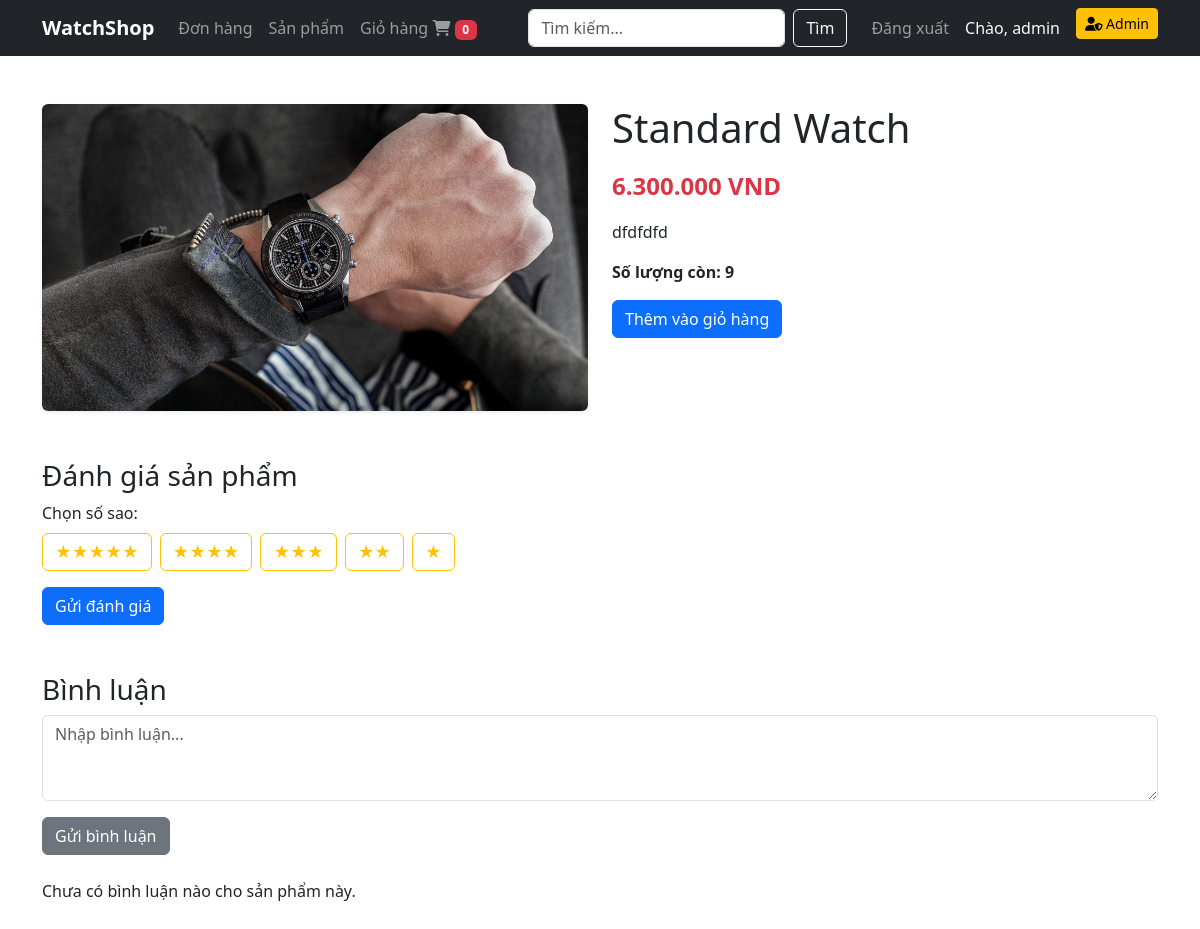
Page /index.php?action=productDetails&id=31 (signed in) on the earlier database version.
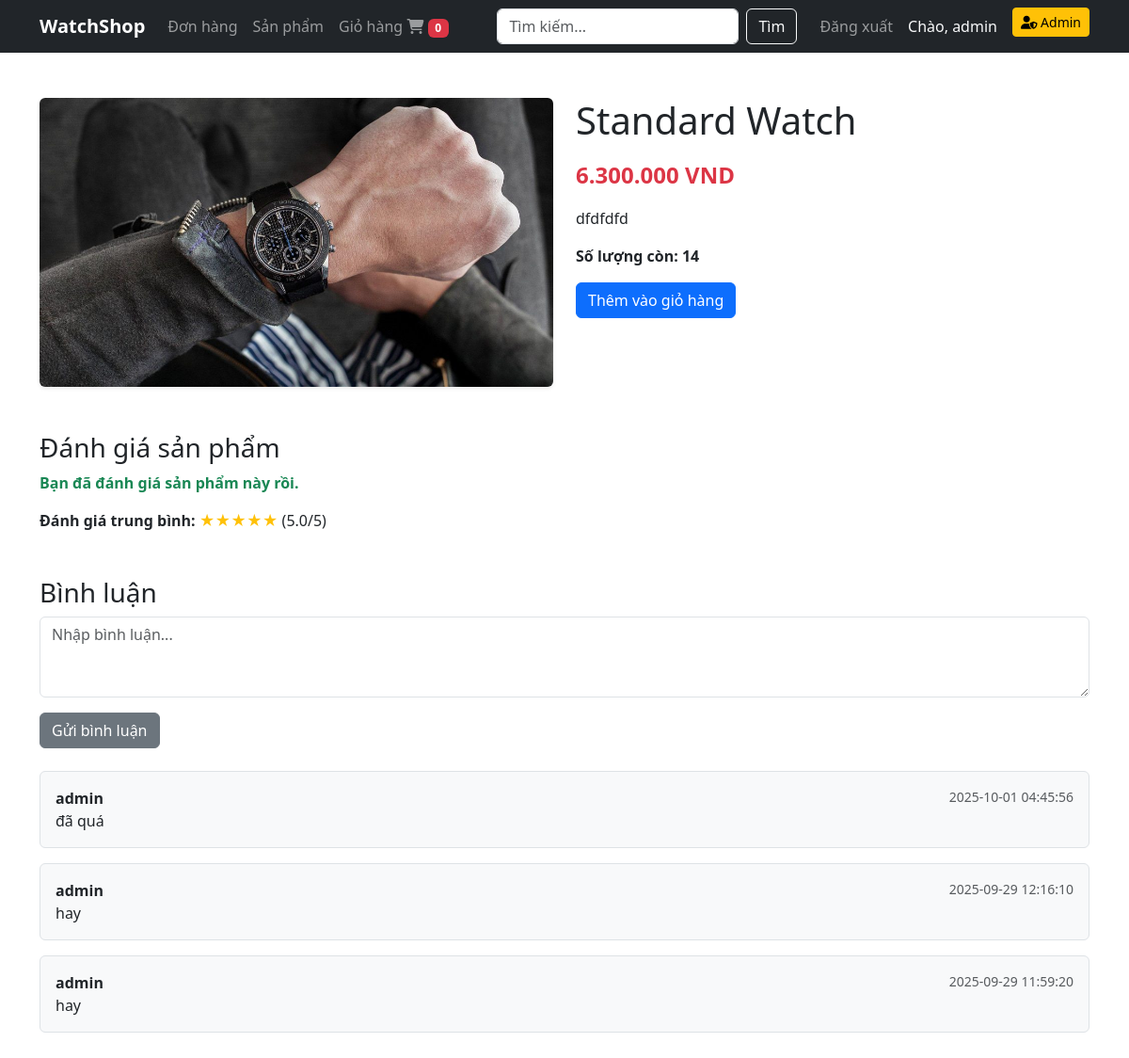
Same page on the later database version.
### tables this page shows
CREATE TABLE `products` (
  `id` int(11) NOT NULL,
  `name` varchar(255) NOT NULL,
  `description` text DEFAULT NULL,
  `image` varchar(255) DEFAULT NULL,
  `price` decimal(10,2) DEFAULT 0.00,
  `stock` int(11) NOT NULL,
  `category_id` int(11) NOT NULL,
  `created_at` timestamp NOT NULL DEFAULT current_timestamp(),
  `updated_at` timestamp NOT NULL DEFAULT current_timestamp() ON UPDATE current_timestamp()
);

CREATE TABLE `comments` (
  `id` int(11) NOT NULL,
  `product_id` int(11) NOT NULL,
  `user_id` int(11) NOT NULL,
  `comment_text` text NOT NULL,
  `created_at` timestamp NULL DEFAULT current_timestamp()
);

CREATE TABLE `users` (
  `id` int(11) NOT NULL,
  `fullname` varchar(32) NOT NULL,
  `username` varchar(50) NOT NULL,
  `password` varchar(255) NOT NULL,
  `email` varchar(100) NOT NULL,
  `phone` varchar(15) NOT NULL,
  `role` enum('admin','user') NOT NULL DEFAULT 'user',
  `level` enum('Diamond','Gold','Silver','Common') NOT NULL DEFAULT 'Common',
  `created_at` timestamp NOT NULL DEFAULT current_timestamp(),
  `updated_at` timestamp NOT NULL DEFAULT current_timestamp() ON UPDATE current_timestamp()
);

### controller/site/ProductController.php (called while the page is built, shortened)
<?php
require_once __DIR__ . "/../../model/Product.php";
require_once __DIR__ . "/../../model/Rating.php";
require_once __DIR__ . "/../../model/Comments.php";
class ProductController {
    private Product $productModel;
    private Rating $ratingModel;
    private Comments $commentsModel;
    public function __construct(Product $productModel, Rating $ratingModel, Comments $commentsModel) {
        $this->productModel = $productModel;
        $this->ratingModel = $ratingModel;
        $this->commentsModel = $commentsModel;
    }
    public function productDetails()
    {
        $user_id = $_SESSION['user']['id'];
        $id = $_GET['id'] ?? null;
        $product = $this->productModel->getProductById($id);
        $comments = $this->commentsModel->getComments($id);
        $averageRating = $this->ratingModel->getAverageRating($id);
        $isRating = $this->ratingModel->checkRating($id,$user_id);
        include __DIR__ . "/../../view/site/product-details.php";
    }
}

### model/Cart.php (called while the page is built, shortened)
<?php
class Cart{
    private $pdo;
    public function __construct($pdo) {
        $this->pdo = $pdo;
    }
    public function getTotalItems($userId) {
        $stmt = $this->pdo->prepare("SELECT SUM(quantity) AS total_items FROM cart_items WHERE user_id = ?");
        $stmt->execute([$userId]);
        return $stmt->fetch(PDO::FETCH_ASSOC)['total_items'] ?? 0;
    }
}
?>

### model/Product.php (called while the page is built, shortened)
<?php
class Product {
    private $pdo;
    public function __construct($pdo) {
        $this->pdo = $pdo;
    }
    public function getProductById(int $id): ?array {
        $stmt = $this->pdo->prepare("SELECT * FROM products WHERE id = :id");
        $stmt->execute(['id' => $id]);
        $product = $stmt->fetch(PDO::FETCH_ASSOC);
        return $product ?: null;
    }
}

### model/Rating.php (called while the page is built, shortened)
<?php
class Rating
{
    private $pdo;
    public function __construct($pdo) {
        $this->pdo = $pdo;
    }
    public function getAverageRating($product_id) {
        $stmt = $this->pdo->prepare("SELECT AVG(rating) as avg_rating FROM rating WHERE product_id = ?");
        $stmt->execute([$product_id]);
        return $stmt->fetchColumn();
    }
    public function checkRating($product_id,$user_id):bool {
        $stmt = $this->pdo->prepare("SELECT 1 FROM rating WHERE product_id = ? AND user_id = ?");
        $stmt->execute([$product_id, $user_id]);
        return (bool) $stmt->fetch();
    }
}
?>

### model/Comments.php (called while the page is built, shortened)
<?php
class Comments {
    private $pdo;
    public function __construct(PDO $pdo) {
        $this->pdo = $pdo;
    }
    public function getComments(int $id):array{
        $stmt = $this->pdo->prepare("SELECT c.*, u.username  FROM comments c JOIN users u ON c.user_id = u.id WHERE product_id = :id ORDER BY created_at DESC");
        $stmt->execute(['id' => $id]);
        return $stmt->fetchAll(PDO::FETCH_ASSOC);
    }
}
?>

### view/site/product-details.php (the view, shortened to what this page needs)
<?php include __DIR__ . '/components/header.php'; ?>
<div class="container py-5">
  <div class="row">
    <div class="col-md-6">
      <img src="view/image/<?= htmlspecialchars($product['image']) ?>"
           class="img-fluid rounded shadow-sm"
           alt="<?= htmlspecialchars($product['name']) ?>">
    </div>
    <div class="col-md-6">
      <h1 class="mb-3"><?= htmlspecialchars($product['name']) ?></h1>
      <p class="text-danger fs-4 fw-bold">
        <?= number_format($product['price'], 0, ',', '.') ?> VND
      </p>
      <p><?= nl2br(htmlspecialchars($product['description'])) ?></p>
      <p class="fw-bold">Số lượng còn: <?= $product['stock'] ?></p>
      <form method="POST" action="index.php?action=productDetails&id=<?= $product['id'] ?>">
          <button type="submit" class="btn btn-primary">Thêm vào giỏ hàng</button>
      </form>
    </div>
  </div>
<div class="mt-5">
  <h3>Đánh giá sản phẩm</h3>
  <?php if (!$isRating): ?>
    <form method="post" action="index.php?action=productDetails&id=<?= $product['id'] ?>" class="mb-4">
      <div class="mb-3">
        <label class="form-label">Chọn số sao:</label>
        <div class="d-flex gap-2">
          <?php for ($i = 5; $i >= 1; $i--): ?>
            <label for="star<?= $i ?>" class="btn btn-outline-warning">
              <?= str_repeat('★', $i) ?>
            </label>
          <?php endfor; ?>
        </div>
      </div>
      <button type="submit" class="btn btn-primary">Gửi đánh giá</button>
    </form>
  <?php else: ?>
    <p class="text-success fw-bold">Bạn đã đánh giá sản phẩm này rồi.</p>
  <?php endif; ?>
  <?php if (isset($averageRating)): ?>
    <div class="mb-4">
      <strong>Đánh giá trung bình: </strong>
      <span class="text-warning">
        <?= str_repeat('★', floor($averageRating)) ?>
      </span>
      (<?= number_format($averageRating, 1) ?>/5)
    </div>
  <?php endif; ?>
</div>
  <div class="mt-5">
    <h3>Bình luận</h3>
    <form method="post" action="index.php?action=productDetails&id=<?= $product['id'] ?>" class="mb-4">
      <div class="mb-3">
        <textarea name="comment_text" rows="3" class="form-control" placeholder="Nhập bình luận..." required></textarea>
      </div>
      <button type="submit" class="btn btn-secondary">Gửi bình luận</button>
    </form>
    <?php if (!empty($comments)): ?>
      <?php foreach ($comments as $cmt): ?>
        <div class="border rounded p-3 mb-3 bg-light">
          <strong><?= htmlspecialchars($cmt['username']) ?></strong>
          <small class="text-muted float-end"><?= htmlspecialchars($cmt['created_at']) ?></small>
          <p class="mb-0"><?= nl2br(htmlspecialchars($cmt['comment_text'])) ?></p>
        </div>
      <?php endforeach; ?>
    <?php else: ?>
      <p>Chưa có bình luận nào cho sản phẩm này.</p>
    <?php endif; ?>
  </div>
</div>
</body>
</html>

### index.php (shortened to what this page needs)
<?php
require_once __DIR__ . "/model/Product.php";
require_once __DIR__ . "/model/Rating.php";
require_once __DIR__ . "/model/Order.php";
require_once __DIR__ . "/model/Comments.php";
require_once __DIR__ . "/model/Cart.php";
require_once __DIR__ . "/controller/site/ProductController.php";
$pdo = Database::getConnection();
$productsModel =new Product($pdo);
$ratingModel= new Rating($pdo);
$commentsModel= new Comments($pdo);
$productController = new ProductController($productsModel,$ratingModel,$commentsModel);
$action = $_GET['action'] ?? 'home';
switch ($action) {
    case 'productDetails':
        $productController->productDetails();
        break;
}

### view/site/components/header.php (shortened to what this page needs)
<?php
require_once __DIR__ . "/../../../model/Cart.php";
$pdo = Database::getConnection();
$cart = new Cart($pdo);
$userId=$_SESSION['user']['id'];
$totalItems= $cart->getTotalItems($userId);
?>
<!DOCTYPE html>
<html lang="vi">
<head>
    <link href="https://cdn.jsdelivr.net/npm/bootstrap@5.3.0/dist/css/bootstrap.min.css" rel="stylesheet">
    <link href="https://cdnjs.cloudflare.com/ajax/libs/font-awesome/6.4.0/css/all.min.css" rel="stylesheet">
</head>
<body>
<nav class="navbar navbar-expand-lg navbar-dark bg-dark">
  <div class="container">
    <a class="navbar-brand fw-bold" href="index.php?action=home">WatchShop</a>
    <div class="collapse navbar-collapse" id="navbarNav">
      <ul class="navbar-nav me-auto">
          <li class="nav-item">
              <a class="nav-link" href="index.php?action=order">Đơn hàng</a>
          </li>
          <li class="nav-item">
              <a class="nav-link" href="index.php?action=getProducts">Sản phẩm</a>
          </li>
          <li class="nav-item">
              <a class="nav-link" href="index.php?action=cart">
                  Giỏ hàng <i class="fa fa-shopping-cart"></i>
                  <span class="badge bg-danger">
                      <?= $totalItems ?>
                  </span>
              </a>
          </li>
      </ul>
      <form class="d-flex me-3" method="get" action="index.php">
        <input class="form-control me-2" type="text" name="keyword" placeholder="Tìm kiếm..."
               value="<?= htmlspecialchars($_GET['keyword'] ?? '') ?>">
        <button class="btn btn-outline-light" type="submit">Tìm</button>
      </form>
      <ul class="navbar-nav">
        <li class="nav-item"><a class="nav-link" href="index.php?action=logout">Đăng xuất</a></li>
        <li class="nav-item">
          <span class="nav-link text-light">
            Chào, <?= htmlspecialchars($_SESSION['user']['username'] ?? 'Khách') ?>
          </span>
        </li>
        <ul class="navbar-nav">
        <?php
        if (isset($_SESSION['user']['role']) && $_SESSION['user']['role'] === 'admin'):
        ?>
          <li class="nav-item ms-2">
            <a href="index.php?action=homeAdmin" class="btn btn-warning btn-sm">
                <i class="fas fa-user-shield"></i> Admin
            </a>
          </li>
        <?php endif; ?>
      </ul>
    </div>
  </div>
</nav>

Differences in the rows shown:
changed products "Standard Watch": stock "9" → "14"
added comments: user.username "admin", created_at "2025-10-01 04:45:56", comment_text "đã quá"
added comments: user.username "admin", created_at "2025-09-29 12:16:10", comment_text "hay"
added comments: user.username "admin", created_at "2025-09-29 11:59:20", comment_text "hay"
Other differences:
str_repeat('★', floor($averageRating)): (not shown) → "★★★★★"
$averageRating: (not shown) → "5.0"
text no longer shown: "Chọn số sao: Gửi đánh giá Chưa có bình luận nào cho sản phẩm này."
text now shown: "Bạn đã đánh giá sản phẩm này rồi. Đánh giá trung bình: ( /5)"
